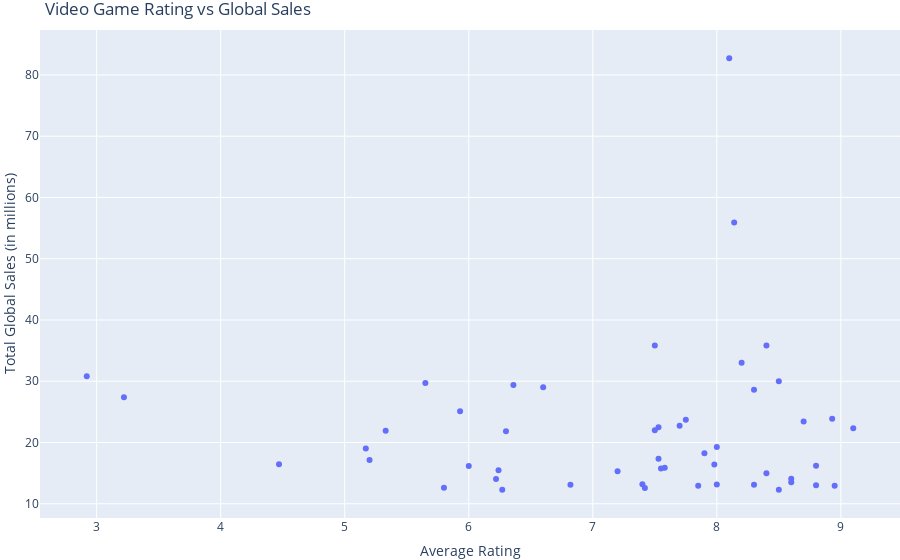

The notebook cell this image was saved under:
### Code cell
fig = px.scatter(top_sales_merged.head(50), x='Average Rating', y='Total Global Sales',
                 title='Video Game Rating vs Global Sales',
                 labels={'Average Rating': 'Average Rating', 'Total Global Sales': 'Total Global Sales (in millions)'},
                 hover_name='Video Game', size_max=60)
fig.update_layout(
    showlegend=False,  # Remove the legend
    margin=dict(l=0, r=0, t=30, b=0),  # Adjust margin
)
# Show the plot
fig.show()

### Figure 1 — Plotly figure (JSON) as saved in the notebook; plotly's stock layout.template omitted (floating-point values rounded to 4 significant figures)
{"data": [{"hovertemplate": "<b>%{hovertext}</b><br><br>Average Rating=%{x}<br>Total Global Sales (in millions)=%{y}<extra></extra>", "hovertext": ["Wii Sports", "Grand Theft Auto V", "Tetris", "Mario Kart Wii", "Wii Sports Resort", "Call of Duty: Modern Warfare 3", "New Super Mario Bros.", "Call of Duty: Black Ops II", "Call of Duty: Black Ops", "Wii Play", "New Super Mario Bros. Wii", "Call of Duty: Ghosts", "Call of Duty: Modern Warfare 2", "Grand Theft Auto: San Andreas", "Minecraft", "Mario Kart DS", "Wii Fit", "Grand Theft Auto IV", "Super Mario 64", "Wii Fit Plus", "Call of Duty: Advanced Warfare", "Kinect Adventures!", "The Elder Scrolls V: Skyrim", "FIFA 15", "Call of Duty 4: Modern Warfare", "Battlefield 3", "FIFA 14", "FIFA 16", "Guitar Hero III: Legends of Rock", "Grand Theft Auto: Vice City", "FIFA Soccer 13", "Call of Duty: World at War", "LEGO Star Wars: The Complete Saga", "The Sims 3", "Brain Age 2: More Training in Minutes a Day", "Gran Turismo 3: A-Spec", "Need for Speed: Most Wanted", "Battlefield 4", "Donkey Kong Country", "Mario & Sonic at the Olympic Games", "Assassin's Creed IV: Black Flag", "Grand Theft Auto III", "Assassin's Creed III", "Super Smash Bros. Brawl", "Red Dead Redemption", "Just Dance 3", "Destiny", "FIFA Soccer 11", "Fallout 4", "Animal Crossing: Wild World"], "legendgroup": "", "marker": {"color": "#636efa", "symbol": "circle"}, "mode": "markers", "name": "", "orientation": "v", "showlegend": false, "type": "scatter", "x": [8.1, 8.14, 7.5, 8.4, 8.2, 2.92, 8.5, 5.65, 6.36, 6.6, 8.3, 3.22, 5.93, 8.93, 7.75, 8.7, 7.7, 7.53, 9.1, 7.5, 5.33, 6.3, 8, 5.17, 7.9, 7.53, 5.2, 4.47, 7.98, 8.8, 6, 7.58, 7.55, 6.24, 7.2, 8.4, 8.6, 6.22, 8.6, 7.4, 8, 8.3, 6.82, 8.8, 8.95, 7.85, 5.8, 7.42, 6.27, 8.5], "xaxis": "x", "y": [82.74, 55.92, 35.84, 35.82, 33, 30.83, 30.01, 29.72, 29.4, 29.02, 28.62, 27.38, 25.09, 23.86, 23.73, 23.42, 22.72, 22.47, 22.31, 22, 21.9, 21.82, 19.28, 19.02, 18.25, 17.36, 17.14, 16.44, 16.4, 16.19, 16.16, 15.87, 15.75, 15.45, 15.3, 14.98, 14.08, 14.03, 13.53, 13.2, 13.16, 13.11, 13.1, 13.04, 12.94, 12.92, 12.61, 12.56, 12.28, 12.27], "yaxis": "y"}], "layout": {"legend": {"tracegroupgap": 0}, "margin": {"b": 0, "l": 0, "r": 0, "t": 30}, "showlegend": false, "title": {"text": "Video Game Rating vs Global Sales"}, "xaxis": {"anchor": "y", "domain": [0, 1], "title": {"text": "Average Rating"}}, "yaxis": {"anchor": "x", "domain": [0, 1], "title": {"text": "Total Global Sales (in millions)"}}}}
